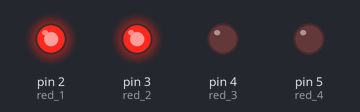
Bench run of a sketch on a simulated Arduino Uno, built with avr-gcc and run on an emulated ATmega328P. Shown: output pins drawn as LEDs (lit = HIGH).

Above: at 0.15 s.
At 0.45 s:
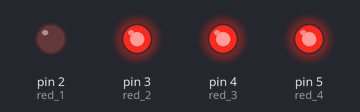
At 0.7 s:
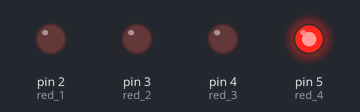
At 1.45 s:
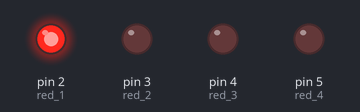
At 2.35 s:
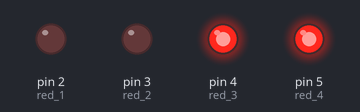
At 3.35 s:
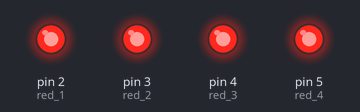
Timing chart, 0 to 3.6 s (numbered marks = the images above):
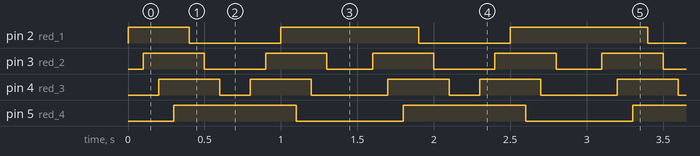

Measured:
- by itself, pin 2 (red_1): repeats every 1.5 s: LOW 0.60 s, HIGH 0.90 s
- by itself, pin 3 (red_2): repeats every 1.5 s: LOW 0.40 s, HIGH 0.40 s, LOW 0.30 s, HIGH 0.40 s
- by itself, pin 4 (red_3): repeats every 1.5 s: LOW 0.20 s, HIGH 0.40 s, LOW 0.50 s, HIGH 0.40 s
- by itself, pin 5 (red_4): alternates HIGH for 0.80 s and LOW for 0.70 s

The sketch:

Knight_rider.ino
```cpp
int red_1 = 2;
int red_2 = 3;
int red_3 = 4;
int red_4 = 5;

void setup() {
  // put your setup code here, to run once:

pinMode(red_1, OUTPUT);
pinMode(red_2, OUTPUT);
pinMode(red_3, OUTPUT);
pinMode(red_4, OUTPUT);

}

void loop() {
  // put your main code here, to run repeatedly:

digitalWrite(red_1, HIGH);
delay(100);
digitalWrite(red_2, HIGH);
delay(100);
digitalWrite(red_3, HIGH);
delay(100);
digitalWrite(red_4, HIGH);
delay(100);
digitalWrite(red_1, LOW);
delay(100);
digitalWrite(red_2, LOW);
delay(100);
digitalWrite(red_3, LOW);
delay(100);
digitalWrite(red_4, HIGH);
delay(100);
digitalWrite(red_3, HIGH);
delay(100);
digitalWrite(red_2, HIGH);
delay(100);
digitalWrite(red_1, HIGH);
delay(100);
digitalWrite(red_4, LOW);
delay(100);
digitalWrite(red_3, LOW);
delay(100);
digitalWrite(red_2, LOW);
delay(100);
digitalWrite(red_1, HIGH);
delay(100);
}
```
